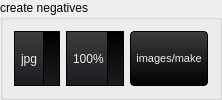
                 <widget class="QGroupBox" name="groupBox_5">
                  <property name="title">
                   <string>create negatives</string>
                  </property>
                  <layout class="QHBoxLayout" name="horizontalLayout_6">
                   <item>
                    <widget class="QComboBox" name="image_format_combo">
                     <property name="sizePolicy">
                      <sizepolicy hsizetype="Preferred" vsizetype="Preferred">
                       <horstretch>0</horstretch>
                       <verstretch>0</verstretch>
                      </sizepolicy>
                     </property>
                     <property name="minimumSize">
                      <size>
                       <width>0</width>
                       <height>0</height>
                      </size>
                     </property>
                     <property name="styleSheet">
                      <string notr="true">				QComboBox
				{
					background-color: qlineargradient(spread:repeat, x1:1, y1:0, x2:1, y2:1, stop:0  rgb(59, 61, 62) /*bg_alt*/,stop:1 rgb(28, 28, 32) /*bg_prim*/);
					border: 1px solid #000;
					padding-left: 6px;
					color: rgb(238, 238, 238) /*txt*/;
					height: 20px;
				}
				QComboBox::disabled
				{
					background-color: #404040;
					color: #656565;
					border-color: rgb(0, 0, 0) /*bg_gen*/;
				}
				QComboBox:on
				{
					background-color: rgb(236, 157, 0) /*accent*/;
					color: rgb(28, 28, 28) /*txt_bg*/;
				}
				QComboBox QAbstractItemView
				{
					background-color: rgb(28, 28, 32) /*bg_prim*/;
					color: rgb(238, 238, 238) /*txt*/;
					border: 1px solid black;
					selection-background-color: rgb(236, 157, 0) /*accent*/;
					outline: 0;
				}
				QComboBox::drop-down
				{
					background-color: qlineargradient(spread:repeat, x1:1, y1:0, x2:1, y2:1, stop:0  rgb(0, 0, 0) /*bg_gen*/,stop:1 rgb(28, 28, 32) /*bg_prim*/);
					subcontrol-origin: padding;
					subcontrol-position: top right;
					width: 15px;
					border-left-width: 1px;
					border-left-color: black;
					border-left-style: solid;
				}
				QComboBox::down-arrow
				{
					image: url(:/16x16/icons/16x16/down.gif);
					width: 8px;
					height: 8px;
				}</string>
                     </property>
                     <item>
                      <property name="text">
                       <string>jpg</string>
                      </property>
                     </item>
                     <item>
                      <property name="text">
                       <string>png</string>
                      </property>
                     </item>
                    </widget>
                   </item>
                   <item>
                    <widget class="QComboBox" name="limit_blanks">
                     <property name="sizePolicy">
                      <sizepolicy hsizetype="Preferred" vsizetype="Preferred">
                       <horstretch>0</horstretch>
                       <verstretch>0</verstretch>
                      </sizepolicy>
                     </property>
                     <property name="minimumSize">
                      <size>
                       <width>0</width>
                       <height>0</height>
                      </size>
                     </property>
                     <property name="styleSheet">
                      <string notr="true">				QComboBox
				{
					background-color: qlineargradient(spread:repeat, x1:1, y1:0, x2:1, y2:1, stop:0  rgb(59, 61, 62) /*bg_alt*/,stop:1 rgb(28, 28, 32) /*bg_prim*/);
					border: 1px solid #000;
					padding-left: 6px;
					color: rgb(238, 238, 238) /*txt*/;
					height: 20px;
				}
				QComboBox::disabled
				{
					background-color: #404040;
					color: #656565;
					border-color: rgb(0, 0, 0) /*bg_gen*/;
				}
				QComboBox:on
				{
					background-color: rgb(236, 157, 0) /*accent*/;
					color: rgb(28, 28, 28) /*txt_bg*/;
				}
				QComboBox QAbstractItemView
				{
					background-color: rgb(28, 28, 32) /*bg_prim*/;
					color: rgb(238, 238, 238) /*txt*/;
					border: 1px solid black;
					selection-background-color: rgb(236, 157, 0) /*accent*/;
					outline: 0;
				}
				QComboBox::drop-down
				{
					background-color: qlineargradient(spread:repeat, x1:1, y1:0, x2:1, y2:1, stop:0  rgb(0, 0, 0) /*bg_gen*/,stop:1 rgb(28, 28, 32) /*bg_prim*/);
					subcontrol-origin: padding;
					subcontrol-position: top right;
					width: 15px;
					border-left-width: 1px;
					border-left-color: black;
					border-left-style: solid;
				}
				QComboBox::down-arrow
				{
					image: url(:/16x16/icons/16x16/down.gif);
					width: 8px;
					height: 8px;
				}</string>
                     </property>
                     <item>
                      <property name="text">
                       <string>100%</string>
                      </property>
                     </item>
                     <item>
                      <property name="text">
                       <string>75%</string>
                      </property>
                     </item>
                     <item>
                      <property name="text">
                       <string>50%</string>
                      </property>
                     </item>
                     <item>
                      <property name="text">
                       <string>25%</string>
                      </property>
                     </item>
                     <item>
                      <property name="text">
                       <string>0%</string>
                      </property>
                     </item>
                    </widget>
                   </item>
                   <item>
                    <widget class="QPushButton" name="process_image_button">
                     <property name="sizePolicy">
                      <sizepolicy hsizetype="Preferred" vsizetype="Preferred">
                       <horstretch>0</horstretch>
                       <verstretch>0</verstretch>
                      </sizepolicy>
                     </property>
                     <property name="minimumSize">
                      <size>
                       <width>0</width>
                       <height>0</height>
                      </size>
                     </property>
                     <property name="styleSheet">
                      <string notr="true">QPushButton {
    background-color: qlineargradient(spread:repeat, x1:1, y1:0, x2:1, y2:1, stop:0 rgb(59, 61, 62), stop:1 rgb(0, 0, 0));
    color: rgb(238, 238, 238);
  	font-size: 8pt;

    border-style: solid;
    border-width: 1px;
    border-radius: 4px;
    border-color: rgb(0, 0, 0);
    padding: 5px;
}

QPushButton:flat {
    background-color: transparent;
    border: none;
    color: rgb(238, 238, 238);
}

QPushButton:disabled {
    background-color: #404040;
    color: #656565;
    border-color: rgb(0, 0, 0);
}

QPushButton:hover {
    background-color: rgba(236, 157, 0, 51);
    border: 1px solid rgb(236, 157, 0);
}

QPushButton:pressed {
    background-color: qlineargradient(spread:repeat, x1:1, y1:0, x2:1, y2:1, stop:0 rgb(28, 28, 32), stop:1 rgb(0, 0, 0));
    border: 1px solid rgb(236, 157, 0);
}

QPushButton:checked {
    background-color: qlineargradient(spread:repeat, x1:1, y1:0, x2:1, y2:1, stop:0 rgb(28, 28, 32), stop:1 rgb(0, 0, 0));
    border: 1px solid #222;
}</string>
                     </property>
                     <property name="text">
                      <string>images/make</string>
                     </property>
                    </widget>
                   </item>
                  </layout>
                 </widget>
